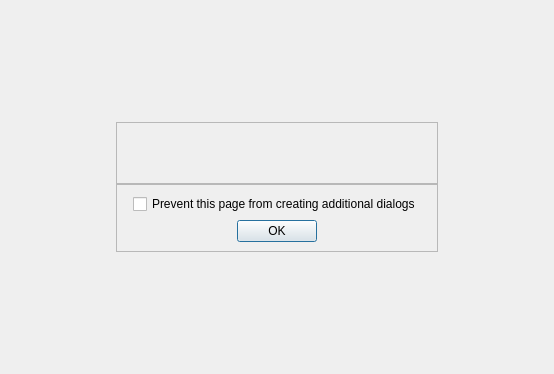
<?xml version="1.0" encoding="UTF-8"?>
<ui version="4.0">
 <class>jsAlert</class>
 <widget class="QWidget" name="jsAlert">
  <property name="geometry">
   <rect>
    <x>0</x>
    <y>0</y>
    <width>554</width>
    <height>374</height>
   </rect>
  </property>
  <property name="windowTitle">
   <string notr="true"/>
  </property>
  <layout class="QGridLayout" name="gridLayout">
   <property name="spacing">
    <number>0</number>
   </property>
   <item row="0" column="1">
    <spacer name="verticalSpacer_2">
     <property name="orientation">
      <enum>Qt::Vertical</enum>
     </property>
     <property name="sizeHint" stdset="0">
      <size>
       <width>20</width>
       <height>109</height>
      </size>
     </property>
    </spacer>
   </item>
   <item row="1" column="0">
    <spacer name="horizontalSpacer">
     <property name="orientation">
      <enum>Qt::Horizontal</enum>
     </property>
     <property name="sizeHint" stdset="0">
      <size>
       <width>172</width>
       <height>20</height>
      </size>
     </property>
    </spacer>
   </item>
   <item row="1" column="2">
    <spacer name="horizontalSpacer_2">
     <property name="orientation">
      <enum>Qt::Horizontal</enum>
     </property>
     <property name="sizeHint" stdset="0">
      <size>
       <width>172</width>
       <height>20</height>
      </size>
     </property>
    </spacer>
   </item>
   <item row="2" column="1">
    <widget class="QFrame" name="frame_2">
     <property name="frameShape">
      <enum>QFrame::StyledPanel</enum>
     </property>
     <property name="frameShadow">
      <enum>QFrame::Raised</enum>
     </property>
     <property name="js-frame2" stdset="0">
      <bool>true</bool>
     </property>
     <layout class="QGridLayout" name="gridLayout_3">
      <item row="1" column="0">
       <spacer name="horizontalSpacer_3">
        <property name="orientation">
         <enum>Qt::Horizontal</enum>
        </property>
        <property name="sizeHint" stdset="0">
         <size>
          <width>40</width>
          <height>20</height>
         </size>
        </property>
       </spacer>
      </item>
      <item row="1" column="1">
       <widget class="ButtonBox" name="buttonBox">
        <property name="sizePolicy">
         <sizepolicy hsizetype="Fixed" vsizetype="Fixed">
          <horstretch>0</horstretch>
          <verstretch>0</verstretch>
         </sizepolicy>
        </property>
        <property name="standardButtons">
         <set>QDialogButtonBox::Ok</set>
        </property>
       </widget>
      </item>
      <item row="1" column="2">
       <spacer name="horizontalSpacer_4">
        <property name="orientation">
         <enum>Qt::Horizontal</enum>
        </property>
        <property name="sizeHint" stdset="0">
         <size>
          <width>40</width>
          <height>20</height>
         </size>
        </property>
       </spacer>
      </item>
      <item row="0" column="0" colspan="3">
       <layout class="QHBoxLayout" name="horizontalLayout_2">
        <item>
         <spacer name="horizontalSpacer_7">
          <property name="orientation">
           <enum>Qt::Horizontal</enum>
          </property>
          <property name="sizeHint" stdset="0">
           <size>
            <width>40</width>
            <height>20</height>
           </size>
          </property>
         </spacer>
        </item>
        <item>
         <widget class="QCheckBox" name="preventAlerts">
          <property name="text">
           <string>Prevent this page from creating additional dialogs</string>
          </property>
         </widget>
        </item>
        <item>
         <spacer name="horizontalSpacer_8">
          <property name="orientation">
           <enum>Qt::Horizontal</enum>
          </property>
          <property name="sizeHint" stdset="0">
           <size>
            <width>40</width>
            <height>20</height>
           </size>
          </property>
         </spacer>
        </item>
       </layout>
      </item>
     </layout>
    </widget>
   </item>
   <item row="3" column="1">
    <spacer name="verticalSpacer">
     <property name="orientation">
      <enum>Qt::Vertical</enum>
     </property>
     <property name="sizeHint" stdset="0">
      <size>
       <width>20</width>
       <height>109</height>
      </size>
     </property>
    </spacer>
   </item>
   <item row="1" column="1">
    <widget class="QFrame" name="frame">
     <property name="frameShape">
      <enum>QFrame::StyledPanel</enum>
     </property>
     <property name="frameShadow">
      <enum>QFrame::Raised</enum>
     </property>
     <property name="js-frame" stdset="0">
      <bool>true</bool>
     </property>
     <layout class="QHBoxLayout" name="horizontalLayout">
      <property name="margin">
       <number>20</number>
      </property>
      <item>
       <spacer name="horizontalSpacer_5">
        <property name="orientation">
         <enum>Qt::Horizontal</enum>
        </property>
        <property name="sizeHint" stdset="0">
         <size>
          <width>40</width>
          <height>20</height>
         </size>
        </property>
       </spacer>
      </item>
      <item>
       <widget class="QLabel" name="message">
        <property name="textInteractionFlags">
         <set>Qt::LinksAccessibleByMouse|Qt::TextSelectableByMouse</set>
        </property>
       </widget>
      </item>
      <item>
       <spacer name="horizontalSpacer_6">
        <property name="orientation">
         <enum>Qt::Horizontal</enum>
        </property>
        <property name="sizeHint" stdset="0">
         <size>
          <width>40</width>
          <height>20</height>
         </size>
        </property>
       </spacer>
      </item>
     </layout>
    </widget>
   </item>
  </layout>
 </widget>
 <customwidgets>
  <customwidget>
   <class>ButtonBox</class>
   <extends>QDialogButtonBox</extends>
   <header>buttonbox.h</header>
  </customwidget>
 </customwidgets>
 <resources/>
 <connections/>
</ui>
